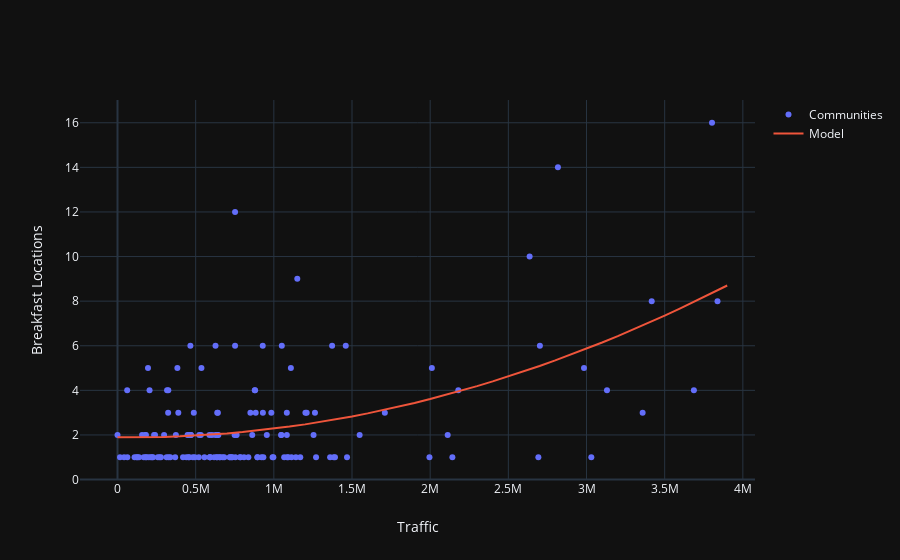

The notebook cell saved with this chart:
### Code cell
breakfast_traffic_trace = go.Scatter(
    x = breakfast_census['Traffic'], 
    y = breakfast_census['Breakfast'], 
    name = 'Communities',
    mode='markers',
    text = breakfast_census['NAME']
)
breakfast_traffic_poly_trace = go.Scatter(x = traffic_range, y = traffic_poly_yhat, name = 'Model', mode='lines')
breakfast_traffic_layout = go.Layout(template='plotly_dark', xaxis={'title':'Traffic'}, yaxis={'title':'Breakfast Locations'})
py.plot({'data': [breakfast_traffic_trace, breakfast_traffic_poly_trace], 'layout': breakfast_traffic_layout}, filename = 'poly_regress.html')
py.iplot({'data': [breakfast_traffic_trace, breakfast_traffic_poly_trace], 'layout': breakfast_traffic_layout})

### Figure 1 — Plotly figure (JSON) as saved in the notebook; plotly's stock layout.template omitted (floating-point values rounded to 4 significant figures; data arrays with more than 128 entries replaced by an {"elided": "..."} marker saying what was removed)
{"data": [{"mode": "markers", "name": "Communities", "text": {"elided": "145 str values"}, "type": "scatter", "uid": "ecfcadbb-ceb2-44a0-afde-aa23ba78e102", "x": {"elided": "145 int values"}, "y": {"elided": "145 int values"}}, {"mode": "lines", "name": "Model", "type": "scatter", "uid": "9b4392a6-a1dd-4ea6-a256-295c24fe6e7c", "x": [0, 100000, 200000, 300000, 400000, 500000, 600000, 700000, 800000, 900000, 1000000, 1100000, 1200000, 1300000, 1400000, 1500000, 1600000, 1700000, 1800000, 1900000, 2000000, 2100000, 2200000, 2300000, 2400000, 2500000, 2600000, 2700000, 2800000, 2900000, 3000000, 3100000, 3200000, 3300000, 3400000, 3500000, 3600000, 3700000, 3800000, 3900000], "y": [1.893, 1.89, 1.897, 1.912, 1.937, 1.972, 2.016, 2.069, 2.131, 2.203, 2.284, 2.375, 2.475, 2.584, 2.702, 2.83, 2.967, 3.114, 3.27, 3.435, 3.61, 3.793, 3.987, 4.189, 4.401, 4.622, 4.853, 5.093, 5.342, 5.601, 5.869, 6.146, 6.433, 6.729, 7.034, 7.349, 7.673, 8.006, 8.349, 8.701]}], "layout": {"autosize": true, "xaxis": {"autorange": true, "range": [-238100.0, 4076000.0], "title": {"text": "Traffic"}, "type": "linear"}, "yaxis": {"autorange": true, "range": [-0.08254, 17.08], "title": {"text": "Breakfast Locations"}, "type": "linear"}}}
